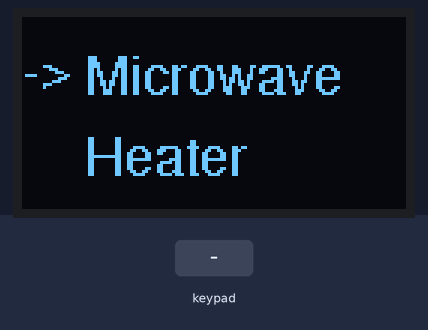
Recording of a sketch running on a simulated Arduino Mega 2560, built with avr-gcc and run on an emulated ATmega2560. Shown: 128×64 one-colour display. The test bench sets the inputs (shaded band).

Above: at 2.2 s.
2.3 s: keypad keys 2 3 2 5 2 7 2 9 pressed 0.4 s apart
At 4.2 s:
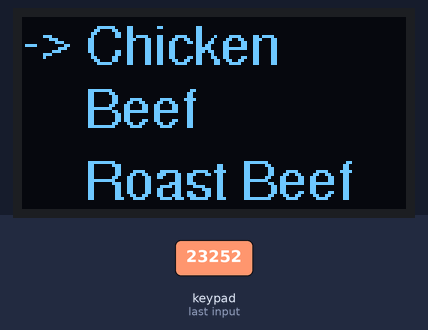
7.0 s: key '8' pressed
At 7.05 s:
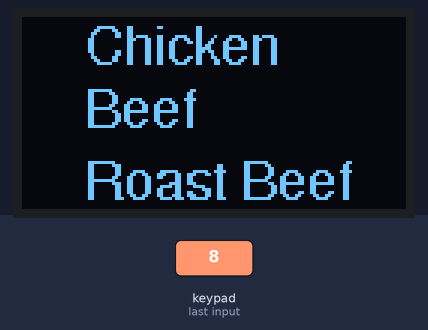
8.5 s: key '4' pressed
At 8.54 s:
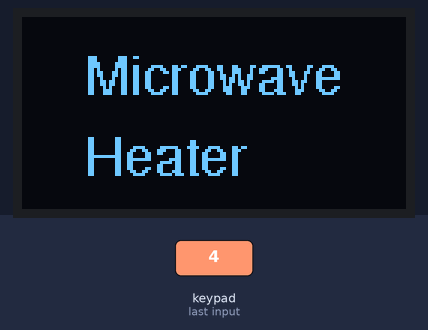
10.0 s: key '5' pressed
At 10.4 s:
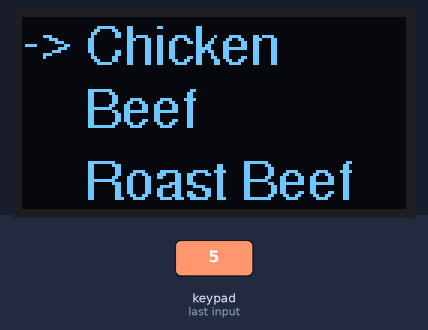
Timing chart, 0 to 12.5 s (numbered marks = the images above; inputs shaded):
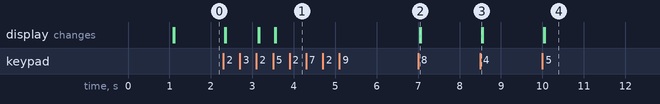

Measured:
- after the input at 2.3 s, the display: first changes at once (image 1 shows a later state)
- after the input at 7.0 s, the display: changes at once (image 2)
- after the input at 8.5 s, the display: changes at once (image 3)
- after the input at 10.0 s, the display: first changes at once (image 4 shows a later state)

The sketch:

PanninGrill_V1.ino
```cpp
#include <Wire.h>              // include Arduino wire library (required for I2C devices)
#include <Adafruit_GFX.h>      // include Adafruit graphics library
#include <Adafruit_SSD1306.h>  // include Adafruit SSD1306 OLED display driver
#include <Keypad.h>

#include <Fonts/FreeSerif12pt7b.h>
#include <Fonts/FreeSerif9pt7b.h>
#include <Fonts/FreeSans9pt7b.h>
#include <Fonts/FreeSans12pt7b.h>

#define SCREEN_WIDTH 128 // OLED display width, in pixels
#define SCREEN_HEIGHT 64 // OLED display height, in pixels

// Declaration for an SSD1306 display connected to I2C (SDA, SCL pins)
Adafruit_SSD1306 display(SCREEN_WIDTH, SCREEN_HEIGHT, &Wire, -1);
// https://randomnerdtutorials.com/guide-for-oled-display-with-arduino/   this link for font selection

#define UP       '2'
#define DOWN     '8'
#define OK       '5'
#define BACK     '4'
#define FORWARD  '6'
#define PAGE1     0
#define PAGE2     1
#define MICROWAVE 0
#define HEATER    1

#define CHICKEN   1
#define BEEF      2
#define ROASTBEEF 3
#define SALMON    4
#define TUNA      5
#define HAM       6

const byte ROWS = 4; /* four rows */
const byte COLS = 4; /* four columns */
/* define the symbols on the buttons of the keypads */
char hexaKeys[ROWS][COLS] = {{'1','2','3','A'},{'4','5','6','B'},{'7','8','9','C'},{'*','0','#','D'}};
byte rowPins[ROWS] = {23, 25, 27, 29}; /* connect to the row pinouts of the keypad */
byte colPins[COLS] = {31, 33, 35, 37}; /* connect to the column pinouts of the keypad */
Keypad customKeypad = Keypad( makeKeymap(hexaKeys), rowPins, colPins, ROWS, COLS);           // initialize an instance of class NewKeypad


bool Direction,MwForward_flag1,MwForward_flag2;
char customKey=UP;
uint8_t MicrowaveMenuList;

void BeginIntialization()
{

  display.begin(SSD1306_SWITCHCAPVCC, 0x3C);                    //initialize the SSD1306 OLED display with I2C address = 0x3C

}
void CompanyName()
{
    display.clearDisplay();
    display.setCursor(0,1);
    display.setTextSize(2);
    display.setTextColor(WHITE, BLACK);
    display.print("  Criador    Labs");
    display.display();                   // update the display
    delay(1000);
}

void HomeSection()
{
    //FreeSerif12pt7b
    display.setFont(&FreeSans9pt7b);
    display.clearDisplay();
    display.setTextSize(1);
    display.setCursor(21,25);
    display.print("Microwave");
    display.setCursor(21,52);
    display.print("Heater");
    display.display();                   // update the display

}


void DirectionSymbol(uint8_t Xpixels,uint8_t Ypixels)
{
  //display.setFont(&FreeMono9pt7b);
  //display.clearDisplay();
  display.setCursor(Xpixels,Ypixels);
  display.print("->");
  //display.setTextSize(1);
  //display.write(16);
  //display.drawTriangle(10, 10, 55, 20, 5, 40, WHITE);
  //display.fillTriangle(10, 10, 55, 20, 5, 40, WHITE);
  display.display();
}

void MicrowaveMenu(bool Page)
{
  display.setFont(&FreeSans9pt7b);
  display.clearDisplay();
  if(Page==PAGE1)
  {

      display.setCursor(21,15);             // move cursor to position (20, 0) pixel
      display.print("Chicken");
      display.setCursor(21,36);
      display.print("Beef");
      display.setCursor(21,60);
      display.print("Roast Beef");
  }
  else if(Page==PAGE2)
  {


      display.setCursor(21,15);             // move cursor to position (20, 0) pixel
      display.print("Salmon");
      display.setCursor(21,36);
      display.print("Tuna");
      display.setCursor(21,60);
      display.print("Ham");

  }
  display.display();

}


char Microwave()
{
  uint8_t options=1;
  bool check_flag=1;
  customKey=0;
  while(1)
  {
     customKey = customKeypad.getKey();
     if(customKey==UP&&options!=1)
     {
        check_flag=1;
        options--;
        customKey=0;

     }
     else if(customKey==DOWN&&options<=5)
     {
        check_flag=1;
        options++;
        customKey=0;
     }
     else if(customKey==BACK)
     {
        if(options>=SALMON)
        {
          options=1;
          check_flag=1;
        }
        else
        {
          options=0;
          return UP;
        }

     }
     else if(customKey==FORWARD)
     {
        if(options<SALMON&&MwForward_flag2)
        {
          options=4;
          check_flag=1;
        }
     }

     if(check_flag)
     {
      check_flag=0;
      //display.clearDisplay();
      switch(options)
      {
        case 1: MicrowaveMenu(PAGE1);
                DirectionSymbol(0,13);break;

        case 2: MicrowaveMenu(PAGE1);
                DirectionSymbol(0,34);break;

        case 3: MicrowaveMenu(PAGE1);
                DirectionSymbol(0,58);break;

        case 4: MicrowaveMenu(PAGE2);
                DirectionSymbol(0,13);
                MwForward_flag2=1;break;

        case 5: MicrowaveMenu(PAGE2);
                DirectionSymbol(0,34);break;

        case 6: MicrowaveMenu(PAGE2);
                DirectionSymbol(0,58);break;
      }

     }

  }

}


void setup(void)
{

  BeginIntialization();
  CompanyName();

}

void loop()
{

  if(customKey==UP)
  {
       customKey='\0';
       Direction=MICROWAVE;
       HomeSection();
       DirectionSymbol(0,23);

  }
  else if(customKey==DOWN)
  {
       customKey='\0';
       Direction=HEATER;
       HomeSection();
       DirectionSymbol(0,50);

  }
  customKey = customKeypad.getKey();
  if(customKey==OK||customKey==FORWARD)
  {
      if((Direction==MICROWAVE&&customKey==OK)||MwForward_flag1)
      {

            customKey=Microwave();
            MwForward_flag1=1;

      }
      else if(Direction==HEATER)
      {


      }
  }


  }
```
